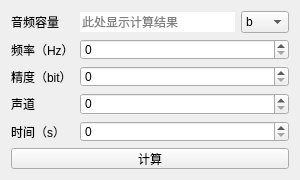
<?xml version="1.0" encoding="UTF-8"?>
<ui version="4.0">
 <class>Form</class>
 <widget class="QWidget" name="Form">
  <property name="geometry">
   <rect>
    <x>0</x>
    <y>0</y>
    <width>300</width>
    <height>180</height>
   </rect>
  </property>
  <property name="minimumSize">
   <size>
    <width>300</width>
    <height>180</height>
   </size>
  </property>
  <property name="maximumSize">
   <size>
    <width>300</width>
    <height>180</height>
   </size>
  </property>
  <property name="windowTitle">
   <string>音频</string>
  </property>
  <property name="windowIcon">
   <iconset resource="ico.qrc">
    <normaloff>:/ico/ico/ZzCalcBox.png</normaloff>:/ico/ico/ZzCalcBox.png</iconset>
  </property>
  <layout class="QGridLayout" name="gridLayout">
   <item row="0" column="0">
    <widget class="QLabel" name="label_5">
     <property name="text">
      <string>音频容量</string>
     </property>
    </widget>
   </item>
   <item row="0" column="1">
    <widget class="QLineEdit" name="lineEdit_size">
     <property name="frame">
      <bool>false</bool>
     </property>
     <property name="readOnly">
      <bool>true</bool>
     </property>
     <property name="placeholderText">
      <string>此处显示计算结果</string>
     </property>
    </widget>
   </item>
   <item row="0" column="2">
    <widget class="QComboBox" name="combo_unit">
     <item>
      <property name="text">
       <string>b</string>
      </property>
     </item>
     <item>
      <property name="text">
       <string>B</string>
      </property>
     </item>
     <item>
      <property name="text">
       <string>KB</string>
      </property>
     </item>
     <item>
      <property name="text">
       <string>MB</string>
      </property>
     </item>
     <item>
      <property name="text">
       <string>GB</string>
      </property>
     </item>
     <item>
      <property name="text">
       <string>TB</string>
      </property>
     </item>
    </widget>
   </item>
   <item row="1" column="0">
    <widget class="QLabel" name="label">
     <property name="text">
      <string>频率（Hz）</string>
     </property>
    </widget>
   </item>
   <item row="2" column="0">
    <widget class="QLabel" name="label_2">
     <property name="text">
      <string>精度（bit）</string>
     </property>
    </widget>
   </item>
   <item row="3" column="0">
    <widget class="QLabel" name="label_3">
     <property name="text">
      <string>声道</string>
     </property>
    </widget>
   </item>
   <item row="4" column="0">
    <widget class="QLabel" name="label_4">
     <property name="text">
      <string>时间（s）</string>
     </property>
    </widget>
   </item>
   <item row="5" column="0" colspan="3">
    <widget class="QPushButton" name="btn_calc">
     <property name="text">
      <string>计算</string>
     </property>
    </widget>
   </item>
   <item row="1" column="1" colspan="2">
    <widget class="QSpinBox" name="spin_hz">
     <property name="maximum">
      <number>999999999</number>
     </property>
     <property name="stepType">
      <enum>QAbstractSpinBox::DefaultStepType</enum>
     </property>
    </widget>
   </item>
   <item row="2" column="1" colspan="2">
    <widget class="QSpinBox" name="spin_bit">
     <property name="maximum">
      <number>999</number>
     </property>
    </widget>
   </item>
   <item row="3" column="1" colspan="2">
    <widget class="QSpinBox" name="spin_channel"/>
   </item>
   <item row="4" column="1" colspan="2">
    <widget class="QSpinBox" name="spin_time">
     <property name="maximum">
      <number>999999999</number>
     </property>
    </widget>
   </item>
  </layout>
 </widget>
 <resources>
  <include location="ico.qrc"/>
 </resources>
 <connections>
  <connection>
   <sender>btn_calc</sender>
   <signal>clicked()</signal>
   <receiver>Form</receiver>
   <slot>btn_calc_clicked()</slot>
   <hints>
    <hint type="sourcelabel">
     <x>112</x>
     <y>179</y>
    </hint>
    <hint type="destinationlabel">
     <x>33</x>
     <y>171</y>
    </hint>
   </hints>
  </connection>
 </connections>
 <slots>
  <slot>btn_calc_clicked()</slot>
 </slots>
</ui>
